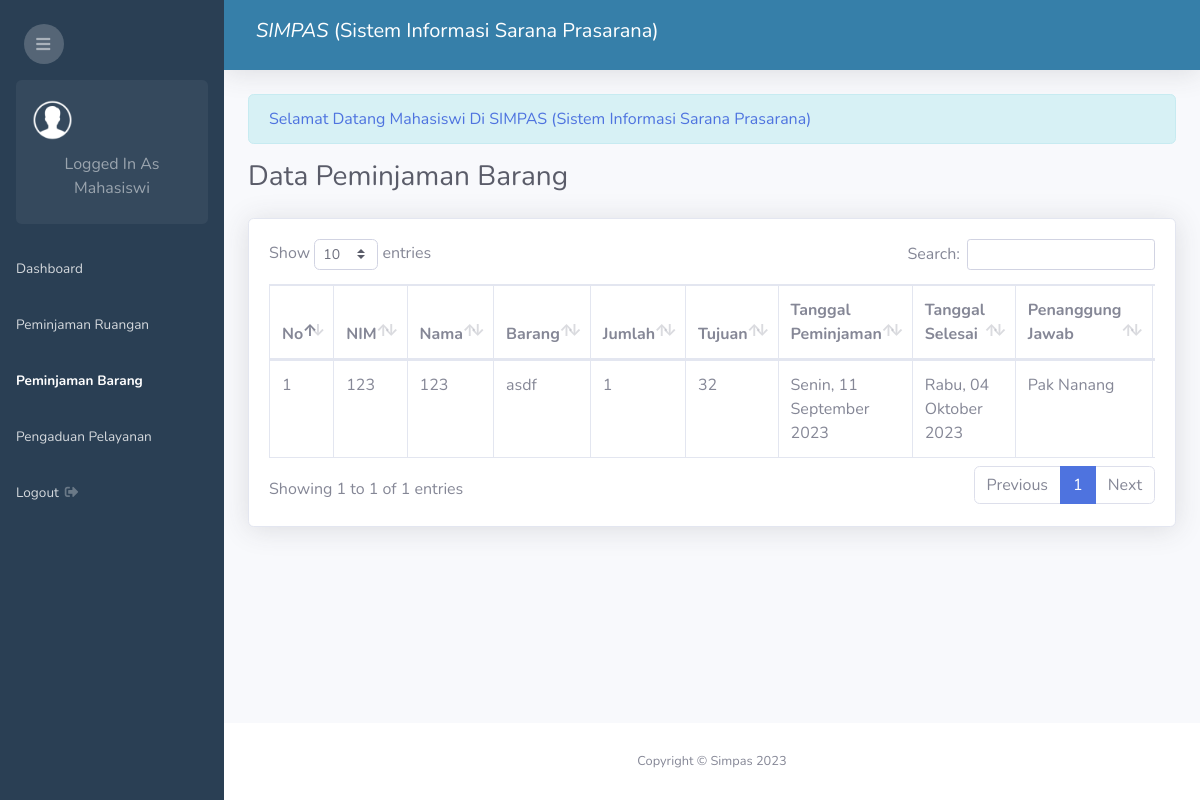
The app's page /admin.php?page=peminjaman-barang (signed in), older data.
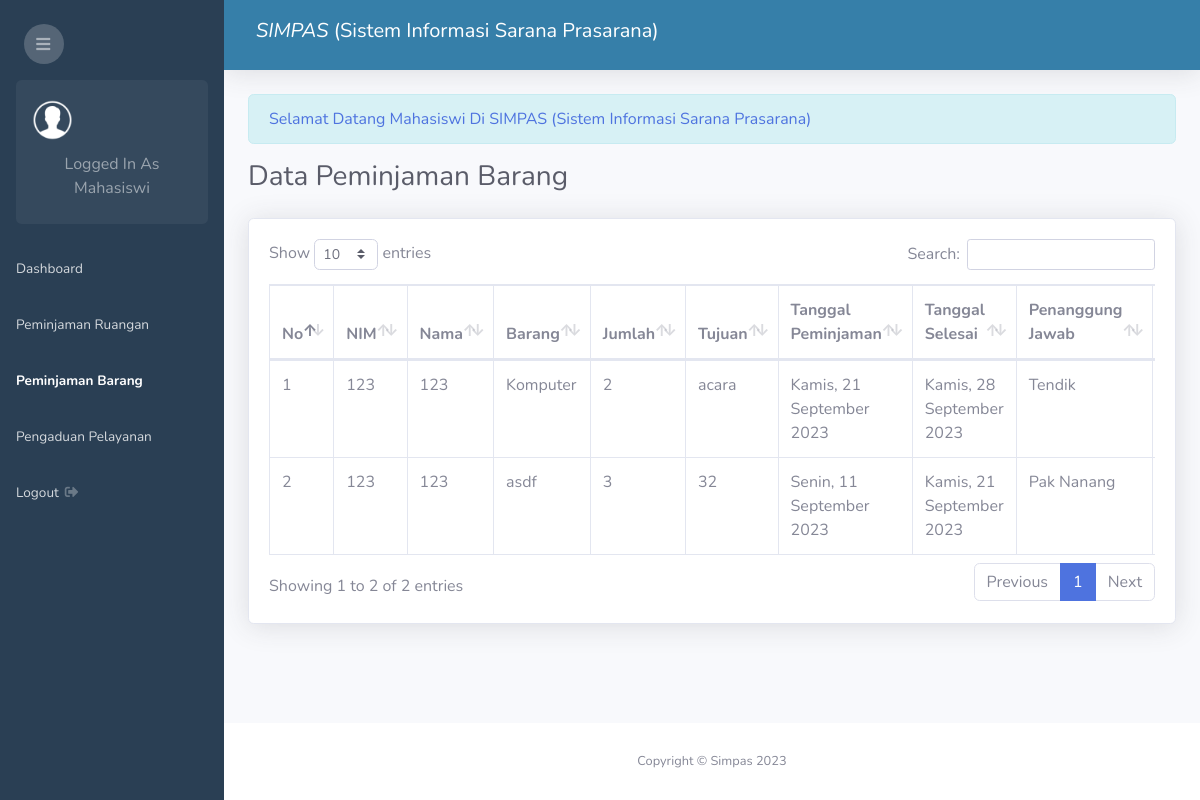
The same page, newer data.
### tables this page shows
CREATE TABLE `peminjaman_barang` (
  `id_peminjaman_barang` int(11) NOT NULL,
  `mahasiswa_id` int(11) NOT NULL,
  `barang_kd` varchar(25) NOT NULL,
  `jumlah_barang` int(11) NOT NULL,
  `tujuan` text NOT NULL,
  `tanggal_peminjaman` date NOT NULL,
  `tanggal_selesai` date NOT NULL,
  `status` enum('Returned','Approved','Disapproved','Pending') DEFAULT 'Pending',
  `pj` varchar(100) DEFAULT NULL,
  `created_at` timestamp NOT NULL DEFAULT current_timestamp(),
  `user_id` int(11) DEFAULT NULL
);

CREATE TABLE `mahasiswa` (
  `id_mahasiswa` int(11) NOT NULL,
  `nama_mahasiswa` varchar(200) NOT NULL,
  `nim` varchar(50) NOT NULL,
  `semester` int(11) NOT NULL,
  `prodi` varchar(100) NOT NULL,
  `password` varchar(100) NOT NULL
);

CREATE TABLE `barang` (
  `kd_barang` varchar(25) NOT NULL,
  `nama_barang` varchar(100) NOT NULL,
  `kategori_id` int(11) NOT NULL,
  `merek` varchar(100) NOT NULL,
  `spesifikasi` varchar(100) NOT NULL,
  `lokasi` varchar(100) NOT NULL,
  `status_barang` varchar(50) NOT NULL,
  `total` int(11) NOT NULL
);

### date_formatter.php (called while the page is built, shortened)
<?php
function formatDateIndonesia2($timestamp) {
    $dateTime = new DateTime($timestamp);
    $formattedDate = $dateTime->format('l, d F Y');
    $dayTranslation = [
        'Monday'    => 'Senin',
        'Tuesday'   => 'Selasa',
        'Wednesday' => 'Rabu',
        'Thursday'  => 'Kamis',
        'Friday'    => 'Jumat',
        'Saturday'  => 'Sabtu',
        'Sunday'    => 'Minggu',
    ];
    $monthTranslation = [
        'January'   => 'Januari',
        'February'  => 'Februari',
        'March'     => 'Maret',
        'April'     => 'April',
        'May'       => 'Mei',
        'June'      => 'Juni',
        'July'      => 'Juli',
        'August'    => 'Agustus',
        'September' => 'September',
        'October'   => 'Oktober',
        'November'  => 'November',
        'December'  => 'Desember',
    ];
    foreach ($dayTranslation as $en => $id) {
        $formattedDate = str_replace($en, $id, $formattedDate);
    }
    foreach ($monthTranslation as $en => $id) {
        $formattedDate = str_replace($en, $id, $formattedDate);
    }
    return $formattedDate;
}
?>

### peminjaman_barang/index.php (the view, shortened to what the changed rows need)
<?php require 'date_formatter.php'; ?>
<div class="d-sm-flex align-items-center justify-content-between mb-4">
    <h1 class="h3 mb-0 text-gray-800">Data Peminjaman Barang</h1>
</div>
<div class="card shadow mb-4">
    <div class="card-body">
        <div class="table-responsive">
            <?php if($_SESSION['level'] == 'user') { ?>
            <table class="table table-bordered" id="dataTable" width="100%" cellspacing="0">
                <thead>
                    <tr>
                        <th>No</th>
                        <th>Barang</th>
                        <th>Jumlah</th>
                        <th>Tujuan</th>
                        <th>Tanggal Peminjaman</th>
                        <th>Tanggal Selesai</th>
                        <th>Penanggung Jawab</th>
                        <th>Status</th>
                        <th>Aksi</th>
                    </tr>
                </thead>
                <tbody>
                <?php
                    $id_mahasiswa = $_SESSION['id'];
                    $no = 1;
                    $sql = mysqli_query($conn, "SELECT * FROM peminjaman_barang LEFT JOIN barang ON peminjaman_barang.barang_kd = barang.kd_barang WHERE mahasiswa_id = '$id_mahasiswa' ORDER BY id_peminjaman_barang DESC");
                    while($row = mysqli_fetch_assoc($sql)){
                ?>
                <tr>
                    <td><?php echo $no++ ?></td>
                    <td><?php echo $row['nama_barang'] == '' ? '-' : $row['nama_barang']; ?></td>
                    <td><?php echo $row['jumlah_barang'] ?></td>
                    <td><?php echo $row['tujuan'] ?></td>
                    <td><?php echo formatDateIndonesia2($row['tanggal_peminjaman']) ?></td>
                    <td><?php echo formatDateIndonesia2($row['tanggal_selesai']) ?></td>
                    <td><?php echo $row['pj'] ?></td>
                    <td>
                        <?php if($row['status'] == "Pending"){ ?>
                            <span class="badge badge-warning"><?php echo $row['status'] ?></span>
                        <?php } elseif($row['status'] == "Disapproved") { ?>
                            <span class="badge badge-danger"><?php echo $row['status'] ?></span>
                        <?php } elseif($row['status'] == "Approved") { ?>
                            <span class="badge badge-success"><?php echo $row['status'] ?></span>
                        <?php } else { ?>
                            <span class="badge badge-primary"><?php echo $row['status'] ?></span>
                        <?php } ?>
                    </td>
                    <td>
                        <a class="btn btn-sm btn-primary" href="admin.php?page=view-peminjaman-barang&id=<?php echo $row['id_peminjaman_barang'] ?>">View</a>
                    </td>
                </tr>
                <?php } ?>
                </tbody>
            </table>
            <?php }else{ ?>
                <table class="table table-bordered" id="dataTable" width="100%" cellspacing="0">
                <thead>
                    <tr>
                        <th>No</th>
                        <th>NIM</th>
                        <th>Nama</th>
                        <th>Barang</th>
                        <th>Jumlah</th>
                        <th>Tujuan</th>
                        <th>Tanggal Peminjaman</th>
                        <th>Tanggal Selesai</th>
                        <th>Penanggung Jawab</th>
                        <th>Status</th>
                    </tr>
                </thead>
                <tbody>
                <?php
                    $no = 1;
                    $sql = mysqli_query($conn, "SELECT * FROM peminjaman_barang LEFT JOIN barang ON peminjaman_barang.barang_kd = barang.kd_barang LEFT JOIN mahasiswa ON peminjaman_barang.mahasiswa_id = mahasiswa.id_mahasiswa ORDER BY peminjaman_barang.id_peminjaman_barang DESC");
                    while($row = mysqli_fetch_assoc($sql)){
                ?>
                <tr>
                    <td><?php echo $no++ ?></td>
                    <td><?php echo $row['nim'] == '' ? '-' : $row['nim']; ?></td>
                    <td><?php echo $row['nama_mahasiswa'] == '' ? '-' : $row['nama_mahasiswa']; ?></td>
                    <td><?php echo $row['nama_barang'] == '' ? '-' : $row['nama_barang']; ?></td>
                    <td><?php echo $row['jumlah_barang'] ?></td>
                    <td><?php echo $row['tujuan'] ?></td>
                    <td><?php echo formatDateIndonesia2($row['tanggal_peminjaman']) ?></td>
                    <td><?php echo formatDateIndonesia2($row['tanggal_selesai']) ?></td>
                    <td><?php echo $row['pj'] ?></td>
                    <td>
                    </td>
                </tr>
                <?php } ?>
                </tbody>
            </table>
            <?php } ?>
        </div>
    </div>
</div>

Row changes from the older to the newer data that the page shows:
added peminjaman_barang: mahasiswa.nim "123", mahasiswa.nama_mahasiswa "123", barang.nama_barang "Komputer", jumlah_barang "2", tujuan "acara", tanggal_peminjaman "Kamis, 21 September 2023", tanggal_selesai "Kamis, 28 September 2023", pj "Tendik"
changed peminjaman_barang "Senin, 11 September 2023": jumlah_barang "1" → "3"; tanggal_selesai "Rabu, 04 Oktober 2023" → "Kamis, 21 September 2023"
Text that changed along with them:
text written by a page script: "Show entries Search: Showing 1 to 1 of 1 entries Previous 1 Next" → "Show entries Search: Showing 1 to 2 of 2 entries Previous 1 Next"
